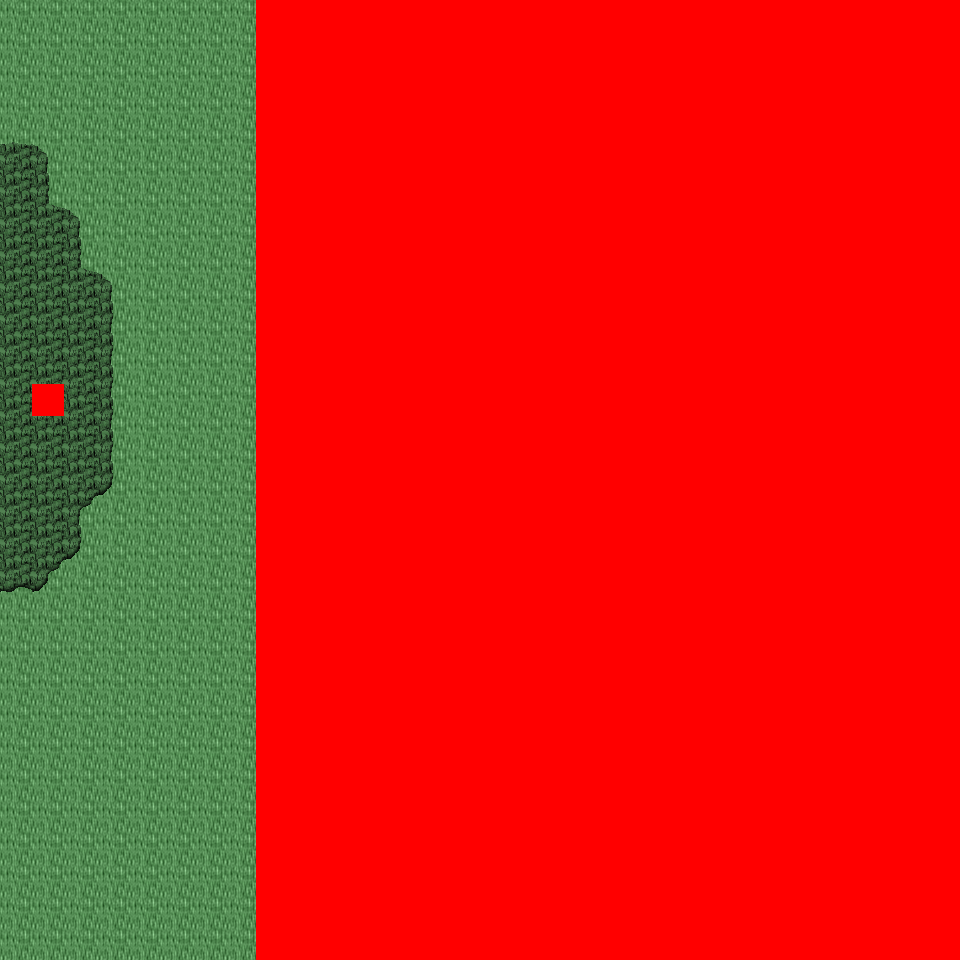

A level layout from a 2D game, rendered from its tile map. Below: a short description, then the map file with tile-grid data replaced by summaries:
An orthogonal 30x30 tile map with 32x32 px tiles, 6 tile layers (Ground, Object, Object2, Above, ...), 16 tilesets and 2 objects (2x mapchange).

<map version="1.0" orientation="orthogonal" renderorder="right-down" width="30" height="30" tilewidth="32" tileheight="32" nextobjectid="3">
  <tileset firstgid="1" name="tileset_logic_collision" tilewidth="32" tileheight="32" tilecount="1" columns="1">
    <image source="../drawable/tileset_logic_collision.png" width="32" height="32" />
  </tileset>
  <tileset firstgid="2" name="tileset_ground_ground" tilewidth="32" tileheight="32" tilecount="33" columns="3">
    <image source="../drawable/tileset_ground_ground.png" width="96" height="352" />
  </tileset>
  <tileset firstgid="35" name="tileset_ground_grass_corners" tilewidth="32" tileheight="32" tilecount="24" columns="6">
    <image source="../drawable/tileset_ground_grass_corners.png" width="192" height="128" />
  </tileset>
  <tileset firstgid="59" name="tileset_ground_grass_edges" tilewidth="32" tileheight="32" tilecount="36" columns="12">
    <image source="../drawable/tileset_ground_grass_edges.png" width="384" height="96" />
  </tileset>
  <tileset firstgid="95" name="tileset_ground_grass_2" tilewidth="32" tileheight="32" tilecount="21" columns="3">
    <image source="../drawable/tileset_ground_grass_2.png" width="96" height="224" />
  </tileset>
  <tileset firstgid="116" name="tileset_plant_leaves" tilewidth="32" tileheight="32" tilecount="8" columns="4">
    <image source="../drawable/tileset_plant_leaves.png" width="128" height="64" />
  </tileset>
  <tileset firstgid="124" name="tileset_plant_tree_tree_darkgreen" tilewidth="32" tileheight="32" tilecount="88" columns="8">
    <image source="../drawable/tileset_plant_tree_tree_darkgreen.png" width="256" height="352" />
  </tileset>
  <tileset firstgid="212" name="tileset_plant_tree_fall_trees" tilewidth="32" tileheight="32" tilecount="40" columns="8">
    <image source="../drawable/tileset_plant_tree_fall_trees.png" width="256" height="160" />
  </tileset>
  <tileset firstgid="252" name="tileset_plant_tree_pine_tree" tilewidth="32" tileheight="32" tilecount="20" columns="4">
    <image source="../drawable/tileset_plant_tree_pine_tree.png" width="128" height="160" />
  </tileset>
  <tileset firstgid="272" name="tileset_plant_stump_hollow_logs" tilewidth="32" tileheight="32" tilecount="6" columns="3">
    <image source="../drawable/tileset_plant_stump_hollow_logs.png" width="96" height="64" />
  </tileset>
  <tileset firstgid="278" name="tileset_plant_stump_small_stump" tilewidth="32" tileheight="32" tilecount="4" columns="2">
    <image source="../drawable/tileset_plant_stump_small_stump.png" width="64" height="64" />
  </tileset>
  <tileset firstgid="282" name="tileset_plant_stump_stump_pale_purple" tilewidth="32" tileheight="32" tilecount="4" columns="2">
    <image source="../drawable/tileset_plant_stump_stump_pale_purple.png" width="64" height="64" />
  </tileset>
  <tileset firstgid="286" name="tileset_plant_flower_daisy_blue" tilewidth="32" tileheight="32" tilecount="8" columns="2">
    <image source="../drawable/tileset_plant_flower_daisy_blue.png" width="64" height="128" />
  </tileset>
  <tileset firstgid="294" name="tileset_plant_flower_daisy_red" tilewidth="32" tileheight="32" tilecount="8" columns="2">
    <image source="../drawable/tileset_plant_flower_daisy_red.png" width="64" height="128" />
  </tileset>
  <tileset firstgid="302" name="tileset_plant_flower_daisy_white" tilewidth="32" tileheight="32" tilecount="8" columns="2">
    <image source="../drawable/tileset_plant_flower_daisy_white.png" width="64" height="128" />
  </tileset>
  <tileset firstgid="310" name="tileset_plant_flower_daisy_yellow" tilewidth="32" tileheight="32" tilecount="8" columns="2">
    <image source="../drawable/tileset_plant_flower_daisy_yellow.png" width="64" height="128" />
  </tileset>
  <layer name="Ground" width="30" height="30">
    <data>[900 cells, 900 non-empty, 3 distinct tile ids]</data>
  </layer>
  <layer name="Object" width="30" height="30">
    <data>[900 cells, 126 non-empty, 37 distinct tile ids]</data>
  </layer>
  <layer name="Object2" width="30" height="30">
    <data>[900 cells, 4 non-empty, 4 distinct tile ids]</data>
  </layer>
  <layer name="Above" width="30" height="30">
    <data>[900 cells, 25 non-empty, 25 distinct tile ids]</data>
  </layer>
  <layer name="Above2" width="30" height="30">
    <data>[900 cells, 0 non-empty, 0 distinct tile ids]</data>
  </layer>
  <layer name="Walkable" width="30" height="30">
    <data>[900 cells, 661 non-empty, 1 distinct tile ids]</data>
  </layer>
  <objectgroup name="MapEvents">
    <object id="1" name="south" type="mapchange" x="0" y="928" width="256" height="32">
      <properties>
        <property name="map" value="0_ados_mountain_n2_w2_x3_y1" />
        <property name="place" value="north" />
      </properties>
    </object>
    <object id="2" name="west" type="mapchange" x="0" y="0" width="32" height="960">
      <properties>
        <property name="map" value="0_ados_mountain_n2_w2_x2_y0" />
        <property name="place" value="east" />
      </properties>
    </object>
  </objectgroup>
</map>
